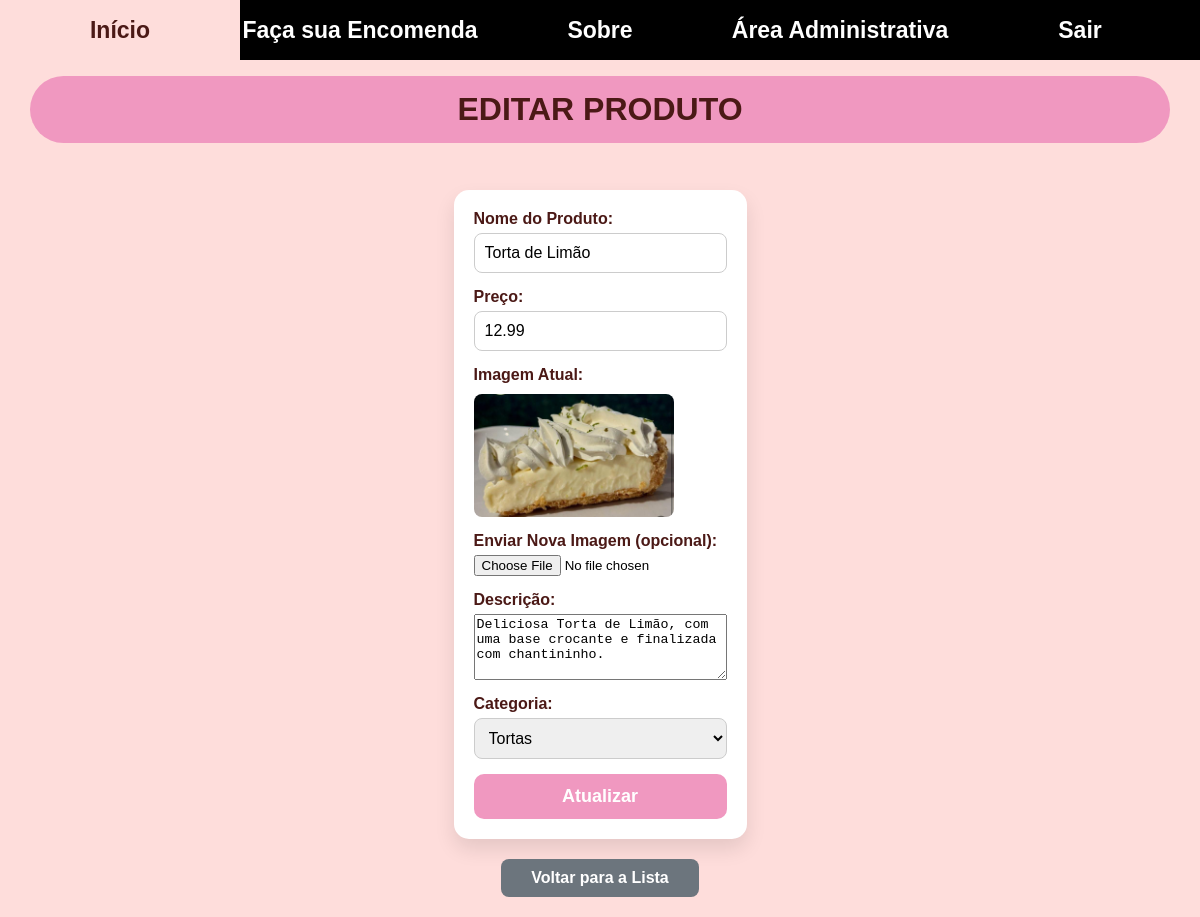
Page /crud/editar_produto.php?id=35 (signed in) on the committed database.
### tables this page shows
CREATE TABLE `produtos` (
  `id` int(11) NOT NULL,
  `nome` varchar(100) NOT NULL,
  `preco` decimal(10,2) NOT NULL,
  `imagem_url` varchar(255) DEFAULT NULL,
  `descricao` text DEFAULT NULL,
  `categoria_id` int(11) DEFAULT NULL
);

CREATE TABLE `categorias` (
  `id` int(11) NOT NULL,
  `nome` varchar(100) NOT NULL
);

### crud/editar_produto.php (the view, shortened to what this page needs)
<?php
include '../php/conect.php';
$id = $_GET['id'];
$sql_produto = "SELECT * FROM produtos WHERE id = ?";
$stmt_produto = $conn->prepare($sql_produto);
$stmt_produto->bind_param("i", $id);
$stmt_produto->execute();
$produto = $stmt_produto->get_result()->fetch_assoc();
$categorias = $conn->query("SELECT * FROM categorias");
include '../php/header.php';
?>
<h1 class="titleTop">Editar Produto</h1>
<form method="post" enctype="multipart/form-data" class="form-ajustado">
    <div class="form-group">
        <label for="nome">Nome do Produto:</label>
        <input type="text" id="nome" name="nome" value="<?= htmlspecialchars($produto['nome']) ?>" required>
    </div>
    <div class="form-group">
        <label for="preco">Preço:</label>
        <input type="number" id="preco" name="preco" step="0.01" value="<?= $produto['preco'] ?>" required>
    </div>
    <div class="form-group">
        <label>Imagem Atual:</label>
        <img src="<?= htmlspecialchars($produto['imagem_url']) ?>" alt="Imagem Atual" style="max-width: 200px; border-radius: 8px; margin-top: 5px;">
    </div>
    <div class="form-group">
        <label for="imagem">Enviar Nova Imagem (opcional):</label>
        <input type="file" id="imagem" name="imagem">
    </div>
    <div class="form-group">
        <label for="descricao">Descrição:</label>
        <textarea id="descricao" name="descricao" rows="4" required><?= htmlspecialchars($produto['descricao']) ?></textarea>
    </div>
    <div class="form-group">
        <label for="categoria_id">Categoria:</label>
        <select id="categoria_id" name="categoria_id" required>
            <?php while ($cat = $categorias->fetch_assoc()): ?>
                <option value="<?= $cat['id'] ?>" <?php if ($cat['id'] == $produto['categoria_id']) echo 'selected'; ?>>
                    <?= htmlspecialchars($cat['nome']) ?>
                </option>
            <?php endwhile; ?>
        </select>
    </div>
    <input type="submit" class="form-submit" value="Atualizar">
</form>
<div class="area-botao-inferior">
    <a href="listar_produtos.php" class="btn-voltar">Voltar para a Lista</a>
</div>
<?php
include '../php/footer.php';
?>

### css/style.css (style rules this page uses)
html, body { height: 100%; margin: 0; background-color: #fedddb; font-family: sans-serif; }
.content .titleTop { position: fixed; top: 55px; left: 50%; transform: translateX(-50%); width: 95%; max-width: 1200px; padding: 15px 0; background-color: #f098c0; border-radius: 100px; text-align: center; text-transform: uppercase; color: #4b1916; z-index: 999; }
form { display: flex; flex-direction: column; gap: 15px; max-width: 500px; margin: 30px auto; margin-top: -30px; padding: 20px; background-color: white; border-radius: 15px; box-shadow: 0 10px 20px rgba(0,0,0,0.1); }
.form-ajustado { margin-top: -10px; }
.form-group { display: flex; flex-direction: column; }
label { font-weight: bold; margin-bottom: 5px; color: #4b1916; }
input[type="text"], input[type="email"], input[type="number"], input[type="tel"], select { padding: 10px; border: 1px solid #ccc; border-radius: 8px; font-size: 16px; }
.form-submit { background-color: #f098c0; color: white; padding: 12px; border: none; border-radius: 10px; font-weight: bold; cursor: pointer; transition: background-color 0.3s ease; font-size: 18px; }
.area-botao-inferior { text-align: center; margin-top: -10px; }
.btn-voltar { display: inline-block; padding: 10px 30px; background-color: #6c757d; color: white; text-decoration: none; border-radius: 8px; font-weight: bold; transition: background-color 0.3s; }

### rows in the picture
produtos: nome "Torta de Limão", preco "12.99", imagem_url (picture), descricao "Deliciosa Torta de Limão, com uma base crocante e finalizada com chantininho.", categoria_id "Tortas"
